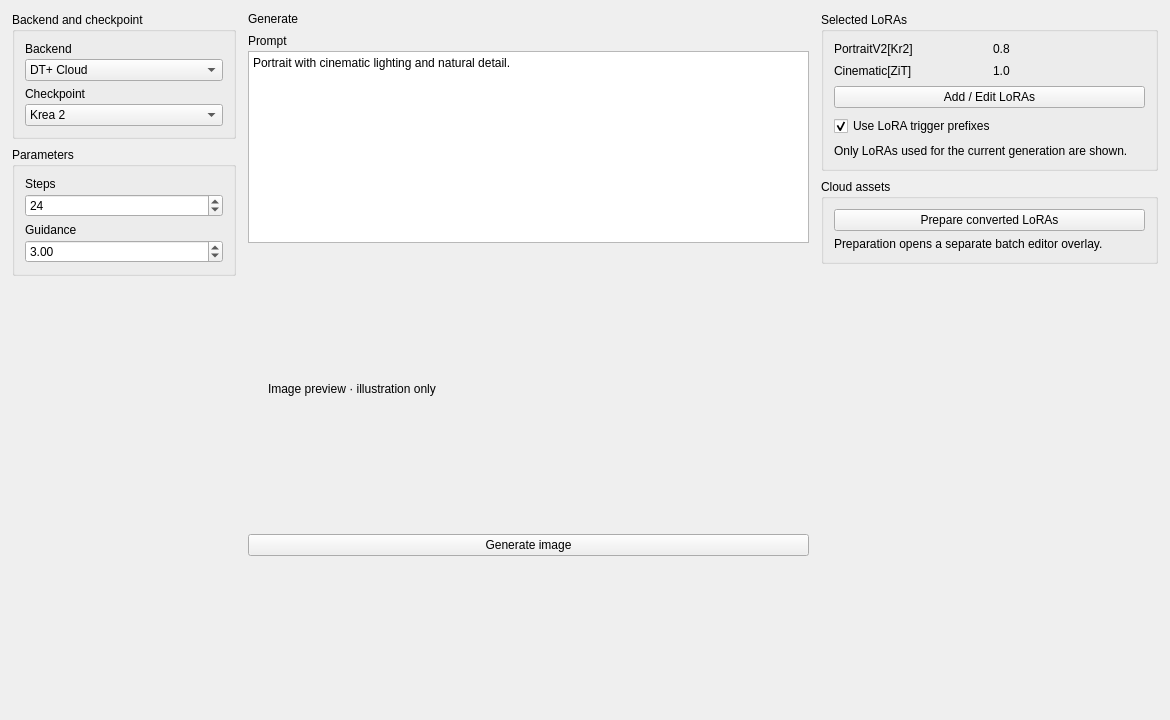
<?xml version="1.0" encoding="utf-8"?>
<ui version="4.0"><class>GenerateLoraDesign</class><widget class="QWidget" name="GenerateLoraDesign"><property name="geometry"><rect><x>0</x><y>0</y><width>1170</width><height>720</height></rect></property><property name="windowTitle"><string>DTFlow | GenerateLoRADesign (design only)</string></property><layout class="QHBoxLayout" name="generateDesignLayout" stretch="2,5,3"><property name="leftMargin"><number>12</number></property><property name="topMargin"><number>12</number></property><property name="rightMargin"><number>12</number></property><property name="bottomMargin"><number>12</number></property><property name="spacing"><number>12</number></property><item><widget class="QWidget" name="generationParameters"><layout class="QVBoxLayout" name="generationParametersLayout"><property name="leftMargin"><number>0</number></property><property name="topMargin"><number>0</number></property><property name="rightMargin"><number>0</number></property><property name="bottomMargin"><number>0</number></property><property name="spacing"><number>8</number></property><item><widget class="QGroupBox" name="generationBackend"><property name="title"><string>Backend and checkpoint</string></property><property name="role" stdset="0"><string>sectionCard</string></property><layout class="QVBoxLayout" name="generationBackendLayout"><property name="leftMargin"><number>10</number></property><property name="topMargin"><number>10</number></property><property name="rightMargin"><number>10</number></property><property name="bottomMargin"><number>10</number></property><property name="spacing"><number>6</number></property><item><widget class="QWidget" name="generationBackendField"><layout class="QVBoxLayout" name="generationBackendFieldLayout"><property name="leftMargin"><number>0</number></property><property name="topMargin"><number>0</number></property><property name="rightMargin"><number>0</number></property><property name="bottomMargin"><number>0</number></property><property name="spacing"><number>3</number></property><item><widget class="QLabel" name="generationBackendFieldLabel"><property name="text"><string>Backend</string></property><property name="role" stdset="0"><string>secondary</string></property></widget></item><item><widget class="QComboBox" name="generationBackendCombo"><property name="currentIndex"><number>0</number></property><item><property name="text"><string>DT+ Cloud</string></property></item></widget></item></layout></widget></item><item><widget class="QWidget" name="checkpointField"><layout class="QVBoxLayout" name="checkpointFieldLayout"><property name="leftMargin"><number>0</number></property><property name="topMargin"><number>0</number></property><property name="rightMargin"><number>0</number></property><property name="bottomMargin"><number>0</number></property><property name="spacing"><number>3</number></property><item><widget class="QLabel" name="checkpointFieldLabel"><property name="text"><string>Checkpoint</string></property><property name="role" stdset="0"><string>secondary</string></property></widget></item><item><widget class="QComboBox" name="checkpointCombo"><property name="currentIndex"><number>0</number></property><item><property name="text"><string>Krea 2</string></property></item></widget></item></layout></widget></item></layout></widget></item><item><widget class="QGroupBox" name="generationParametersCard"><property name="title"><string>Parameters</string></property><property name="role" stdset="0"><string>sectionCard</string></property><layout class="QVBoxLayout" name="generationParametersCardLayout"><property name="leftMargin"><number>10</number></property><property name="topMargin"><number>10</number></property><property name="rightMargin"><number>10</number></property><property name="bottomMargin"><number>10</number></property><property name="spacing"><number>6</number></property><item><widget class="QWidget" name="stepsField"><layout class="QVBoxLayout" name="stepsFieldLayout"><property name="leftMargin"><number>0</number></property><property name="topMargin"><number>0</number></property><property name="rightMargin"><number>0</number></property><property name="bottomMargin"><number>0</number></property><property name="spacing"><number>3</number></property><item><widget class="QLabel" name="stepsFieldLabel"><property name="text"><string>Steps</string></property><property name="role" stdset="0"><string>secondary</string></property></widget></item><item><widget class="QSpinBox" name="stepsSpin"><property name="value"><number>24</number></property></widget></item></layout></widget></item><item><widget class="QWidget" name="guidanceField"><layout class="QVBoxLayout" name="guidanceFieldLayout"><property name="leftMargin"><number>0</number></property><property name="topMargin"><number>0</number></property><property name="rightMargin"><number>0</number></property><property name="bottomMargin"><number>0</number></property><property name="spacing"><number>3</number></property><item><widget class="QLabel" name="guidanceFieldLabel"><property name="text"><string>Guidance</string></property><property name="role" stdset="0"><string>secondary</string></property></widget></item><item><widget class="QDoubleSpinBox" name="guidanceSpin"><property name="value"><number>3</number></property></widget></item></layout></widget></item></layout></widget></item><item><spacer name="genLeftSpacer"><property name="orientation"><enum>Qt::Vertical</enum></property><property name="sizeHint" stdset="0"><size><width>12</width><height>12</height></size></property></spacer></item></layout></widget></item><item><widget class="QWidget" name="generationMain"><layout class="QVBoxLayout" name="generationMainLayout"><property name="leftMargin"><number>0</number></property><property name="topMargin"><number>0</number></property><property name="rightMargin"><number>0</number></property><property name="bottomMargin"><number>0</number></property><property name="spacing"><number>8</number></property><item><widget class="QLabel" name="generateHeading"><property name="text"><string>Generate</string></property><property name="role" stdset="0"><string>pageTitle</string></property></widget></item><item><widget class="QWidget" name="promptField"><layout class="QVBoxLayout" name="promptFieldLayout"><property name="leftMargin"><number>0</number></property><property name="topMargin"><number>0</number></property><property name="rightMargin"><number>0</number></property><property name="bottomMargin"><number>0</number></property><property name="spacing"><number>3</number></property><item><widget class="QLabel" name="promptFieldLabel"><property name="text"><string>Prompt</string></property><property name="role" stdset="0"><string>secondary</string></property></widget></item><item><widget class="QPlainTextEdit" name="promptEdit"><property name="plainText"><string>Portrait with cinematic lighting and natural detail.</string></property></widget></item></layout></widget></item><item><widget class="QFrame" name="generationPreview"><property name="minimumSize"><size><width>480</width><height>275</height></size></property><property name="role" stdset="0"><string>previewHost</string></property><layout class="QVBoxLayout" name="generationPreviewLayout"><property name="leftMargin"><number>20</number></property><property name="topMargin"><number>20</number></property><property name="rightMargin"><number>20</number></property><property name="bottomMargin"><number>20</number></property><property name="spacing"><number>8</number></property><item><widget class="QLabel" name="previewEmpty"><property name="text"><string>Image preview · illustration only</string></property><property name="wordWrap"><bool>true</bool></property><property name="role" stdset="0"><string>secondary</string></property></widget></item></layout></widget></item><item><widget class="QPushButton" name="generateImageButton"><property name="text"><string>Generate image</string></property><property name="role" stdset="0"><string>primary</string></property></widget></item><item><spacer name="genCenterSpacer"><property name="orientation"><enum>Qt::Vertical</enum></property><property name="sizeHint" stdset="0"><size><width>12</width><height>12</height></size></property></spacer></item></layout></widget></item><item><widget class="QWidget" name="generationRightInspector"><layout class="QVBoxLayout" name="generationInspectorLayout"><property name="leftMargin"><number>0</number></property><property name="topMargin"><number>0</number></property><property name="rightMargin"><number>0</number></property><property name="bottomMargin"><number>0</number></property><property name="spacing"><number>8</number></property><item><widget class="QGroupBox" name="selectedLorasCard"><property name="title"><string>Selected LoRAs</string></property><property name="role" stdset="0"><string>sectionCard</string></property><layout class="QVBoxLayout" name="selectedLorasLayout"><property name="leftMargin"><number>10</number></property><property name="topMargin"><number>10</number></property><property name="rightMargin"><number>10</number></property><property name="bottomMargin"><number>10</number></property><property name="spacing"><number>8</number></property><item><widget class="QWidget" name="chosenPortraitV2"><layout class="QHBoxLayout" name="chosenPortraitV2Layout"><property name="leftMargin"><number>0</number></property><property name="topMargin"><number>0</number></property><property name="rightMargin"><number>0</number></property><property name="bottomMargin"><number>0</number></property><property name="spacing"><number>6</number></property><item><widget class="QLabel" name="chosenPortraitV2Name"><property name="text"><string>PortraitV2[Kr2]</string></property></widget></item><item><widget class="QLabel" name="chosenPortraitV2Weight"><property name="text"><string>0.8</string></property></widget></item></layout></widget></item><item><widget class="QWidget" name="chosenCinematic"><layout class="QHBoxLayout" name="chosenCinematicLayout"><property name="leftMargin"><number>0</number></property><property name="topMargin"><number>0</number></property><property name="rightMargin"><number>0</number></property><property name="bottomMargin"><number>0</number></property><property name="spacing"><number>6</number></property><item><widget class="QLabel" name="chosenCinematicName"><property name="text"><string>Cinematic[ZiT]</string></property></widget></item><item><widget class="QLabel" name="chosenCinematicWeight"><property name="text"><string>1.0</string></property></widget></item></layout></widget></item><item><widget class="QPushButton" name="openLoraPickerButton"><property name="text"><string>Add / Edit LoRAs</string></property></widget></item><item><widget class="QCheckBox" name="generateTriggerPrefixes"><property name="text"><string>Use LoRA trigger prefixes</string></property><property name="checked"><bool>true</bool></property></widget></item><item><widget class="QLabel" name="compatibilityReadout"><property name="text"><string>Only LoRAs used for the current generation are shown.</string></property><property name="wordWrap"><bool>true</bool></property><property name="role" stdset="0"><string>secondary</string></property></widget></item></layout></widget></item><item><widget class="QGroupBox" name="cloudAssetsCard"><property name="title"><string>Cloud assets</string></property><property name="role" stdset="0"><string>sectionCard</string></property><layout class="QVBoxLayout" name="cloudAssetsLayout"><property name="leftMargin"><number>10</number></property><property name="topMargin"><number>10</number></property><property name="rightMargin"><number>10</number></property><property name="bottomMargin"><number>10</number></property><property name="spacing"><number>6</number></property><item><widget class="QPushButton" name="prepareCloudLorasButton"><property name="text"><string>Prepare converted LoRAs</string></property></widget></item><item><widget class="QLabel" name="assetNote"><property name="text"><string>Preparation opens a separate batch editor overlay.</string></property><property name="wordWrap"><bool>true</bool></property><property name="role" stdset="0"><string>secondary</string></property></widget></item></layout></widget></item><item><spacer name="genRightSpacer"><property name="orientation"><enum>Qt::Vertical</enum></property><property name="sizeHint" stdset="0"><size><width>12</width><height>12</height></size></property></spacer></item></layout></widget></item></layout></widget><resources/><connections/></ui>
